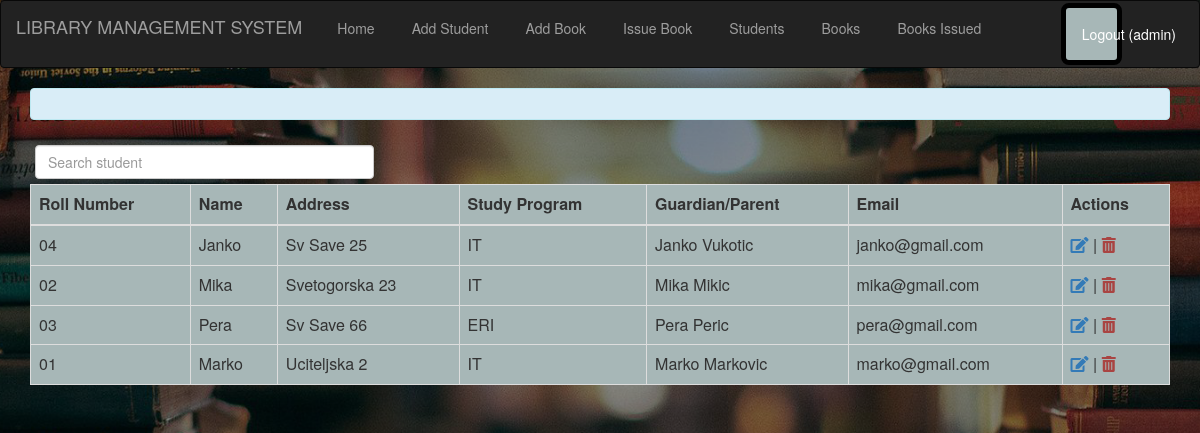
The page /show_students (signed in) on the database its author committed.
### library/models.py (models this page shows, shortened)
class Students(models.Model):
    roll_number = models.CharField(max_length=100,unique=True)
    fullname = models.CharField(max_length=100)
    address = models.CharField(max_length=100)
    program = models.CharField(max_length=100)
    Guardian_name=models.CharField(max_length=100,help_text="parent/guardian full name")
    Email=models.EmailField(max_length=100,help_text="Guardian/parent e-mail")

### library/views.py (the view)
# urls.py: path('show_students', views.view_students, name='show_student_record'),
@login_required
def view_students(request):
    students = Students.objects.order_by('-id')
    return render(request,'view_students.html', {'students': students})

### library/templates/view_students.html (shortened to what this page needs)
{% extends 'base.html' %}
{% block content %}
<div class="container">
    <div id="message" class="alert alert-info" role="alert">
    </div>
    <div class="search mb-4">
        <input type="text" class="form-control" id="student_search_input" name="student_name" placeholder="Search student" onkeyup="search_student()">
    </div>
    <table class="table table-bordered table-hover" style="background-color: #A7B7B7;">
        <thead class="thead-dark">
            <tr>
                <th>Roll Number</th>
                <th>Name</th>
                <th>Address</th>
                <th>Study Program</th>
                <th>Guardian/Parent</th>
                <th>Email</th>
                <th>Actions</th>
            </tr>
        </thead>
        <tbody>
            {% for student in students %}
            <tr id="{{ student.fullname }}" class="student">
                <td class="roll_number">{{ student.roll_number }}</td>
                <td class="name">{{ student.fullname }}</td>
                <td>{{ student.address }}</td>
                <td>{{ student.program }}</td>
                <td>{{ student.Guardian_name }}</td>
                <td>{{ student.Email }}</td>
                <td>
                    <a href="edit/student/{{ student.roll_number }}" class="text-primary"><i class="fa fa-edit"></i></a>
                    | <a href="delete/student/{{ student.roll_number }}" class="text-danger"><i class="fa fa-trash-alt"></i></a>
                </td>
            </tr>
            {% endfor %}
        </tbody>
    </table>
</div>
{% endblock %}

### library/templates/base.html (shortened to what this page needs)
<html lang="en">
<head>
    {% load static %}
    <link rel="stylesheet" href="{% static 'css/bootstrap.min.css' %}">
    <link rel="stylesheet" href="{% static 'icon/css/all.css' %}">
    <link rel="stylesheet" href="{% static 'library/css/style.css' %}">
</head>
<body>
    <nav class="navbar navbar-inverse">
        <div class="container-fluid">
            <div class="navbar-header">
                <a class="navbar-brand" href="/">LIBRARY MANAGEMENT SYSTEM</a>
            </div>
            <ul class="nav navbar-nav">
                <li id="home"><a href="/">Home</a></li>
                {% if user.is_authenticated %}
                    <li id="add_student"><a href="{% url 'new_student' %}">Add Student</a></li>
                    <li id="add_book"><a href="{% url 'new_book' %}">Add Book</a></li>
                    <li id="issue_book"><a href="{% url 'book_issue' %}">Issue Book</a></li>
                    <li id="students"><a href="{% url 'show_student_record' %}">Students</a></li>
                    <li id="view_books"><a href="{% url 'show_book_record' %}">Books</a></li>
                    <li id="view_books_issued"><a href="{% url 'show_issue_record' %}">Books Issued</a></li>
                {% else %}
                    <li><a href="{% url 'login' %}">Login</a></li>
                    <li><a href="{% url 'register' %}">Register</a></li>
                {% endif %}
            </ul>
            <ul class="nav navbar-nav navbar-right">
        <li>
            <form method="post" action="{% url 'logout' %}" style="margin:0; padding:0;">
                <button type="submit" class="btn btn-link" style="color: white; padding: 15px 15px;">
                    Logout ({{ user.username }})
                </button>
            </form>
        </li>
    </ul>
        </div>
    </nav>
    {% block content %}
    {% endblock %}
</body>
</html>

### library/static/css/style.css (style rules this page uses)
form { margin-left:30%; border: black solid 5px; border-radius:8px; background-color: rgb(167, 183, 183); padding:10px; width: 45%; }
.search { padding:5px; }
#student_search_input { width:30%; }
li { padding:2px; margin-left:3px; }

### rows shown on the page
Students: roll_number "04", fullname "Janko", address "Sv Save 25", program "IT", Guardian_name "Janko Vukotic", Email "janko@gmail.com"
Students: roll_number "02", fullname "Mika", address "Svetogorska 23", program "IT", Guardian_name "Mika Mikic", Email "mika@gmail.com"
Students: roll_number "03", fullname "Pera", address "Sv Save 66", program "ERI", Guardian_name "Pera Peric", Email "pera@gmail.com"
Students: roll_number "01", fullname "Marko", address "Uciteljska 2", program "IT", Guardian_name "Marko Markovic", Email "marko@gmail.com"

### other values the page prints
{{ user.username }} "admin"
